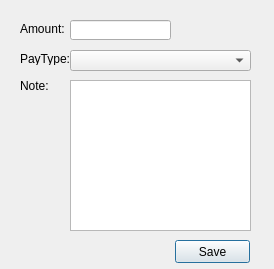
<?xml version="1.0" encoding="UTF-8"?>
<ui version="4.0">
 <class>addEditDialog</class>
 <widget class="QDialog" name="addEditDialog">
  <property name="geometry">
   <rect>
    <x>0</x>
    <y>0</y>
    <width>274</width>
    <height>269</height>
   </rect>
  </property>
  <property name="windowTitle">
   <string>Dialog</string>
  </property>
  <widget class="QLabel" name="amountLabel">
   <property name="geometry">
    <rect>
     <x>20</x>
     <y>23</y>
     <width>54</width>
     <height>12</height>
    </rect>
   </property>
   <property name="text">
    <string>Amount:</string>
   </property>
  </widget>
  <widget class="QLabel" name="payTypeLabel">
   <property name="geometry">
    <rect>
     <x>20</x>
     <y>53</y>
     <width>54</width>
     <height>12</height>
    </rect>
   </property>
   <property name="text">
    <string>PayType:</string>
   </property>
  </widget>
  <widget class="QLineEdit" name="amountEdit">
   <property name="geometry">
    <rect>
     <x>70</x>
     <y>20</y>
     <width>101</width>
     <height>20</height>
    </rect>
   </property>
  </widget>
  <widget class="QComboBox" name="payTypeComboBox">
   <property name="geometry">
    <rect>
     <x>70</x>
     <y>50</y>
     <width>181</width>
     <height>21</height>
    </rect>
   </property>
   <property name="modelColumn">
    <number>0</number>
   </property>
  </widget>
  <widget class="QLabel" name="noteLabel">
   <property name="geometry">
    <rect>
     <x>20</x>
     <y>80</y>
     <width>54</width>
     <height>12</height>
    </rect>
   </property>
   <property name="text">
    <string>Note:</string>
   </property>
  </widget>
  <widget class="QTextEdit" name="noteTextEdit">
   <property name="geometry">
    <rect>
     <x>70</x>
     <y>80</y>
     <width>181</width>
     <height>151</height>
    </rect>
   </property>
  </widget>
  <widget class="QPushButton" name="saveButton">
   <property name="geometry">
    <rect>
     <x>175</x>
     <y>240</y>
     <width>75</width>
     <height>23</height>
    </rect>
   </property>
   <property name="text">
    <string>Save</string>
   </property>
  </widget>
 </widget>
 <resources/>
 <connections/>
</ui>
